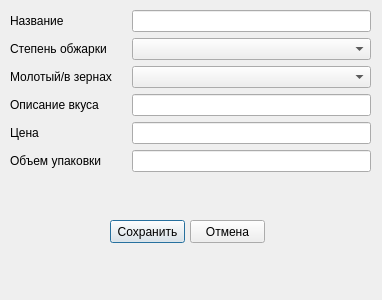
<?xml version="1.0" encoding="UTF-8"?>
<ui version="4.0">
 <class>Dialog</class>
 <widget class="QDialog" name="Dialog">
  <property name="geometry">
   <rect>
    <x>0</x>
    <y>0</y>
    <width>382</width>
    <height>300</height>
   </rect>
  </property>
  <property name="windowTitle">
   <string>Dialog</string>
  </property>
  <widget class="QWidget" name="formLayoutWidget">
   <property name="geometry">
    <rect>
     <x>10</x>
     <y>10</y>
     <width>361</width>
     <height>181</height>
    </rect>
   </property>
   <layout class="QFormLayout" name="formLayout">
    <property name="horizontalSpacing">
     <number>20</number>
    </property>
    <item row="0" column="0">
     <widget class="QLabel" name="label">
      <property name="text">
       <string>Название</string>
      </property>
     </widget>
    </item>
    <item row="0" column="1">
     <widget class="QLineEdit" name="name_line">
      <property name="alignment">
       <set>Qt::AlignCenter</set>
      </property>
     </widget>
    </item>
    <item row="2" column="0">
     <widget class="QLabel" name="label_2">
      <property name="text">
       <string>Молотый/в зернах</string>
      </property>
     </widget>
    </item>
    <item row="1" column="0">
     <widget class="QLabel" name="label_3">
      <property name="text">
       <string>Степень обжарки</string>
      </property>
     </widget>
    </item>
    <item row="1" column="1">
     <widget class="QComboBox" name="roast_box"/>
    </item>
    <item row="2" column="1">
     <widget class="QComboBox" name="type_box">
      <property name="sizeAdjustPolicy">
       <enum>QComboBox::AdjustToContentsOnFirstShow</enum>
      </property>
     </widget>
    </item>
    <item row="3" column="0">
     <widget class="QLabel" name="label_4">
      <property name="text">
       <string>Описание вкуса</string>
      </property>
     </widget>
    </item>
    <item row="4" column="0">
     <widget class="QLabel" name="label_5">
      <property name="text">
       <string>Цена</string>
      </property>
     </widget>
    </item>
    <item row="5" column="0">
     <widget class="QLabel" name="label_6">
      <property name="text">
       <string>Объем упаковки</string>
      </property>
     </widget>
    </item>
    <item row="3" column="1">
     <widget class="QLineEdit" name="taste_line">
      <property name="alignment">
       <set>Qt::AlignCenter</set>
      </property>
     </widget>
    </item>
    <item row="4" column="1">
     <widget class="QLineEdit" name="cost_line">
      <property name="alignment">
       <set>Qt::AlignCenter</set>
      </property>
     </widget>
    </item>
    <item row="5" column="1">
     <widget class="QLineEdit" name="value_line">
      <property name="alignment">
       <set>Qt::AlignCenter</set>
      </property>
     </widget>
    </item>
   </layout>
  </widget>
  <widget class="QPushButton" name="save_btn">
   <property name="geometry">
    <rect>
     <x>110</x>
     <y>220</y>
     <width>75</width>
     <height>23</height>
    </rect>
   </property>
   <property name="text">
    <string>Сохранить</string>
   </property>
  </widget>
  <widget class="QPushButton" name="back_btn">
   <property name="geometry">
    <rect>
     <x>190</x>
     <y>220</y>
     <width>75</width>
     <height>23</height>
    </rect>
   </property>
   <property name="text">
    <string>Отмена</string>
   </property>
  </widget>
 </widget>
 <resources/>
 <connections/>
</ui>
